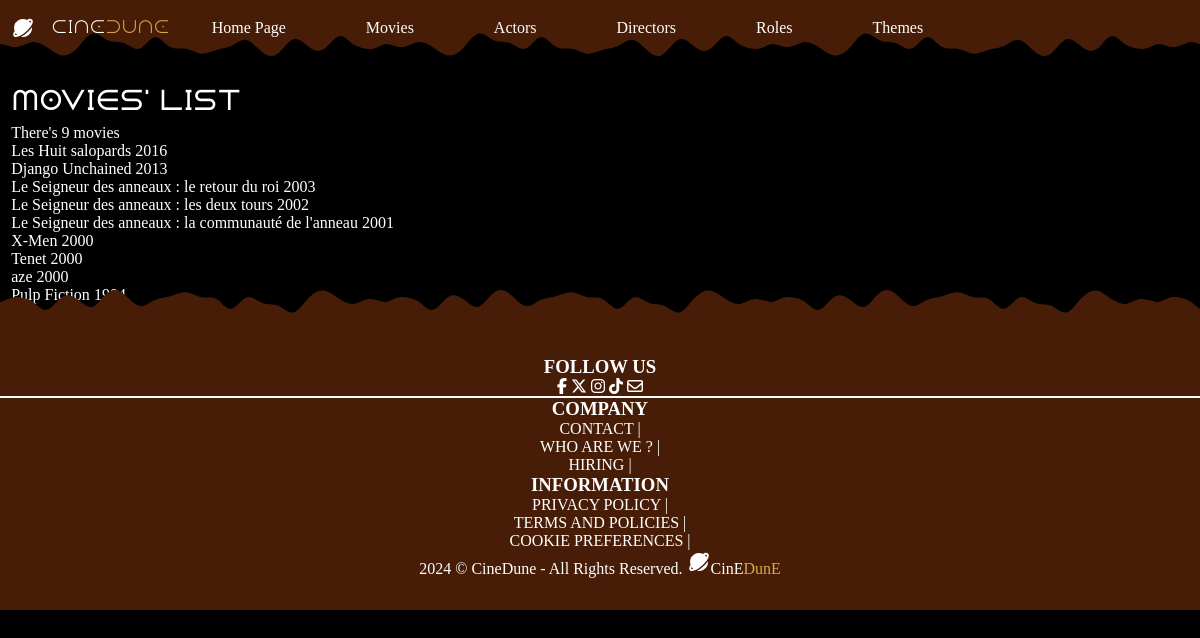
The page /index.php?action=listMovies on the database its author committed.
### tables this page shows
CREATE TABLE IF NOT EXISTS `movie` (
  `idMovie` int NOT NULL AUTO_INCREMENT,
  `title` varchar(255) NOT NULL,
  `releaseYear` year NOT NULL,
  `duration` int NOT NULL DEFAULT '0',
  `note` float NOT NULL DEFAULT (0),
  `synopsis` text,
  `poster` varchar(255) NOT NULL,
  `idDirector` int DEFAULT NULL,
  PRIMARY KEY (`idMovie`),
  KEY `idDirector` (`idDirector`),
  CONSTRAINT `FK1_movie_director` FOREIGN KEY (`idDirector`) REFERENCES `director` (`idDirector`)
);

### controller/MovieController.php (called while the page is built, shortened)
<?php
class MovieController
{
    public function listMovies()
    {
        $pdo = Connect::toLogIn();
        $requestMovies = $pdo->query("
        SELECT movie.idMovie, movie.title, movie.releaseYear, movie.duration, movie.note, movie.synopsis, movie.poster
        FROM movie
        ORDER BY releaseYear DESC
        ");
        require "view/movies/listMovies.php";
    }
}

### view/movies/listMovies.php (the view, shortened to what this page needs)
<?php ob_start();
$movies = $requestMovies->fetchAll();
?>
<section class="listMovies section" id="listMovies">
    <div class="listMovies__container container">
        <p>There's <?= $requestMovies->rowCount() ?> movies</p>
        <?php
        foreach ($movies as $movie) {
        ?>
            <a href="index.php?action=moviesDetails&id=<?= $movie["idMovie"] ?>"><?= $movie["title"] . " " . $movie["releaseYear"] . "<br>" ?></a>
        <?php
        }
        ?>
        <br>
        <a href="index.php?action=addMovie">Add a movie</a>
    </div>
</section>
<?php
require "view/template.php";

### public/css/style.css (style rules this page uses)
:root { --header-height: 3.5rem; --footer-height: 3.5rem; --background-color: #000000; --brown-color: #471d07; --orange-color: #a2520d; --yellow-color: #d9a849; --text-color: #ffffff; --gradient-top: linear-gradient(90deg, #d9a849 0%, #a2520d 100%); --gradient-left: linear-gradient( 90deg, rgba(162, 82, 13, 0.5) 0%, rgba(0, 0, 0, 0.5) 100% ); --gradient-right: linear-gradient( 90deg, rgba(0, 0, 0, 0.5) 0%, rgba(162, 82, 13, 0.5) 100% ); --gradient-bottom: linear-gradient( 359.4deg, rgba(162, 82, 13, 0.5) 0.52%, rgba(0, 0, 0, 0.5) 99.48% ); --button-gradient: linear-gradient( 90deg, rgba(217, 168, 73, 1) 0%, rgba(162, 82, 13, 1) 100% ); --hypertext-underline-gradient: linear-gradient( 0deg, #d9a849 0%, #a2520d 100% ); --background-gradient: radial-gradient( 131.8% 131.8% at 50% -31.8%, #d9a849 23%, #471d07 72.5%, #000000 100% ); --swiper-pagination-color: var(--yellow-color); --title-font: "Dune Rise"; --h2-font: "Dune Rise"; --nav-text-font: "Champagne & Limousines"; --step--2: clamp(1.3021rem, 0.273rem + 4.5735cqi, 3rem); --step--1: clamp(0.8681rem, 0.2922rem + 2.8793cqi, 2rem); --z-tooltip: 10; --z-fixed: 100; --z-background: -1; }
* { box-sizing: border-box; padding: 0; margin: 0; }
html { scroll-behavior: smooth; color: var(--text-color); }
body { background-color: var(--background-color); }
a { color: var(--text-color); text-decoration: none; }
.container { max-width: 954px; margin-inline: 0.7rem; }

### rows shown on the page
movie: title "Les Huit salopards", releaseYear "2016"
movie: title "Django Unchained", releaseYear "2013"
movie: title "Le Seigneur des anneaux : le retour du roi", releaseYear "2003"
movie: title "Le Seigneur des anneaux : les deux tours", releaseYear "2002"
movie: title "Le Seigneur des anneaux : la communauté de l'anneau", releaseYear "2001"
movie: title "X-Men", releaseYear "2000"
movie: title "Tenet", releaseYear "2000"
movie: title "aze", releaseYear "2000"

### other values the page prints
$secondary_title "Movies' List"
$requestMovies->rowCount() "9"
